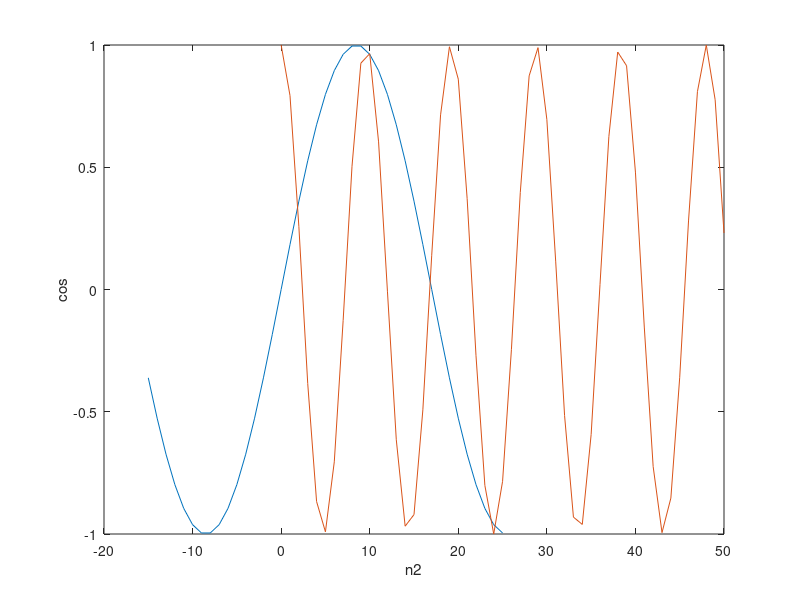
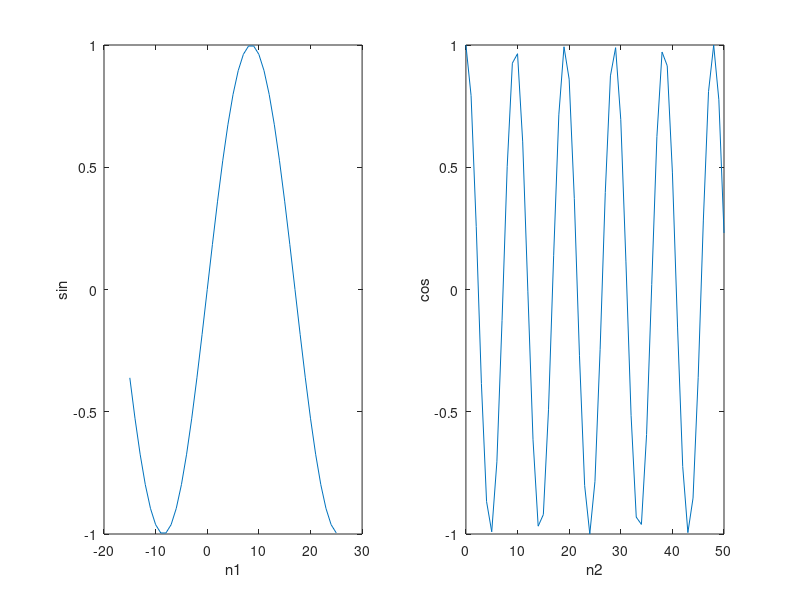

The MATLAB source for these figures, in order:
n1 = -15:25;
x1 = sin( (pi/17)*n1 );

n2 = 0:50;
x2 = cos( (pi/sqrt(23))*n2 );

figure(1)

plot(n1,x1),xlabel("n1"),ylabel("sin")
hold on
plot(n2,x2),xlabel("n2"),ylabel("cos")
hold off

figure(2)

subplot(1,2,1),plot(n1,x1),xlabel("n1"),ylabel("sin")
subplot(1,2,2),plot(n2,x2),xlabel("n2"),ylabel("cos")